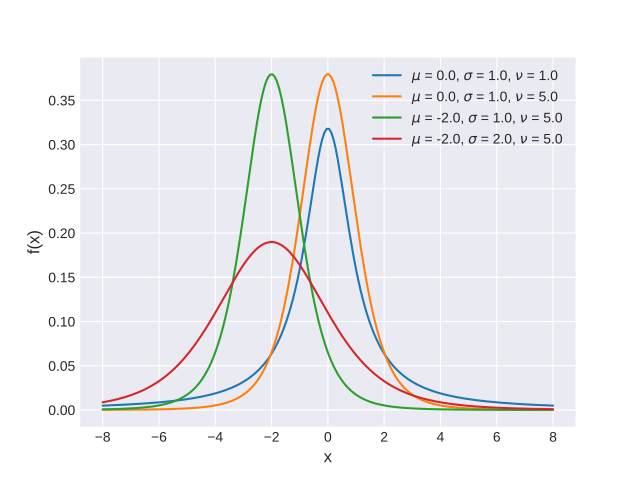

Write the Python code that produced this figure.
import matplotlib.pyplot as plt
import numpy as np
import scipy.stats as st
plt.style.use('seaborn-darkgrid')
x = np.linspace(-8, 8, 200)
mus = [0., 0., -2., -2.]
sigmas = [1., 1., 1., 2.]
dfs = [1., 5., 5., 5.]
for mu, sigma, df in zip(mus, sigmas, dfs):
    pdf = st.t.pdf(x, df, loc=mu, scale=sigma)
    plt.plot(x, pdf, label=r'$\mu$ = {}, $\sigma$ = {}, $\nu$ = {}'.format(mu, sigma, df))
plt.xlabel('x', fontsize=12)
plt.ylabel('f(x)', fontsize=12)
plt.legend(loc=1)
plt.show()
